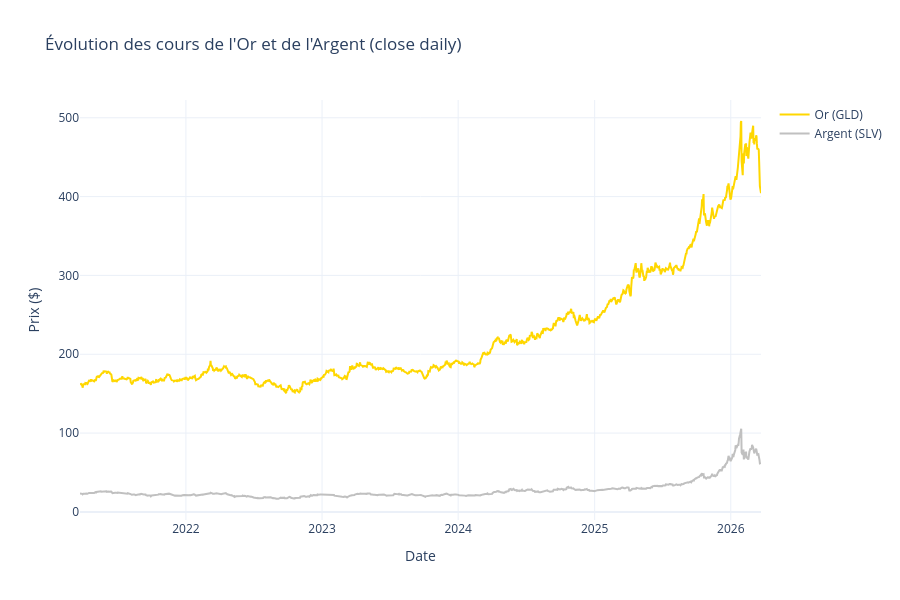

Notebook source saved alongside this figure:
### Code cell
# Conf download 
INTERVAL = '1d'
PERIOD = '5y'  

print(f"Téléchargement des données {INTERVAL} (période: {PERIOD})...")

or_data = yf.download('GLD', period=PERIOD, interval=INTERVAL, progress=False)
argent_data = yf.download('SLV', period=PERIOD, interval=INTERVAL, progress=False)


df = pd.DataFrame({
    'Or': or_data['Close'].squeeze(),
    'Argent': argent_data['Close'].squeeze()
}).dropna()

print(f"\nDonnées chargées:")
print(f"{len(df)} points")
print(df.tail(1))

# Plotly du dataframe
fig = go.Figure()

fig.add_trace(go.Scatter(
    x=df.index,
    y=df['Or'],
    mode='lines',
    name='Or (GLD)',
    line=dict(color='gold', width=2)
))

fig.add_trace(go.Scatter(
    x=df.index,
    y=df['Argent'],
    mode='lines',
    name='Argent (SLV)',
    line=dict(color='silver', width=2)
))

fig.update_layout(
    title='Évolution des cours de l\'Or et de l\'Argent (close daily)',
    xaxis_title='Date',
    yaxis_title='Prix ($)',
    hovermode='x unified',
    template='plotly_white',
    height=600
)

fig.show()

### Figure 1 — Plotly figure (JSON) as saved in the notebook; plotly's stock layout.template omitted (floating-point values rounded to 4 significant figures; data arrays with more than 128 entries replaced by an {"elided": "..."} marker saying what was removed)
{"data": [{"line": {"color": "gold", "width": 2}, "mode": "lines", "name": "Or (GLD)", "type": "scatter", "x": {"elided": "1256 str values"}, "y": {"elided": "1256 float values"}}, {"line": {"color": "silver", "width": 2}, "mode": "lines", "name": "Argent (SLV)", "type": "scatter", "x": {"elided": "1256 str values"}, "y": {"elided": "1256 float values"}}], "layout": {"height": 600, "hovermode": "x unified", "title": {"text": "Évolution des cours de l'Or et de l'Argent (close daily)"}, "xaxis": {"title": {"text": "Date"}}, "yaxis": {"title": {"text": "Prix ($)"}}}}
